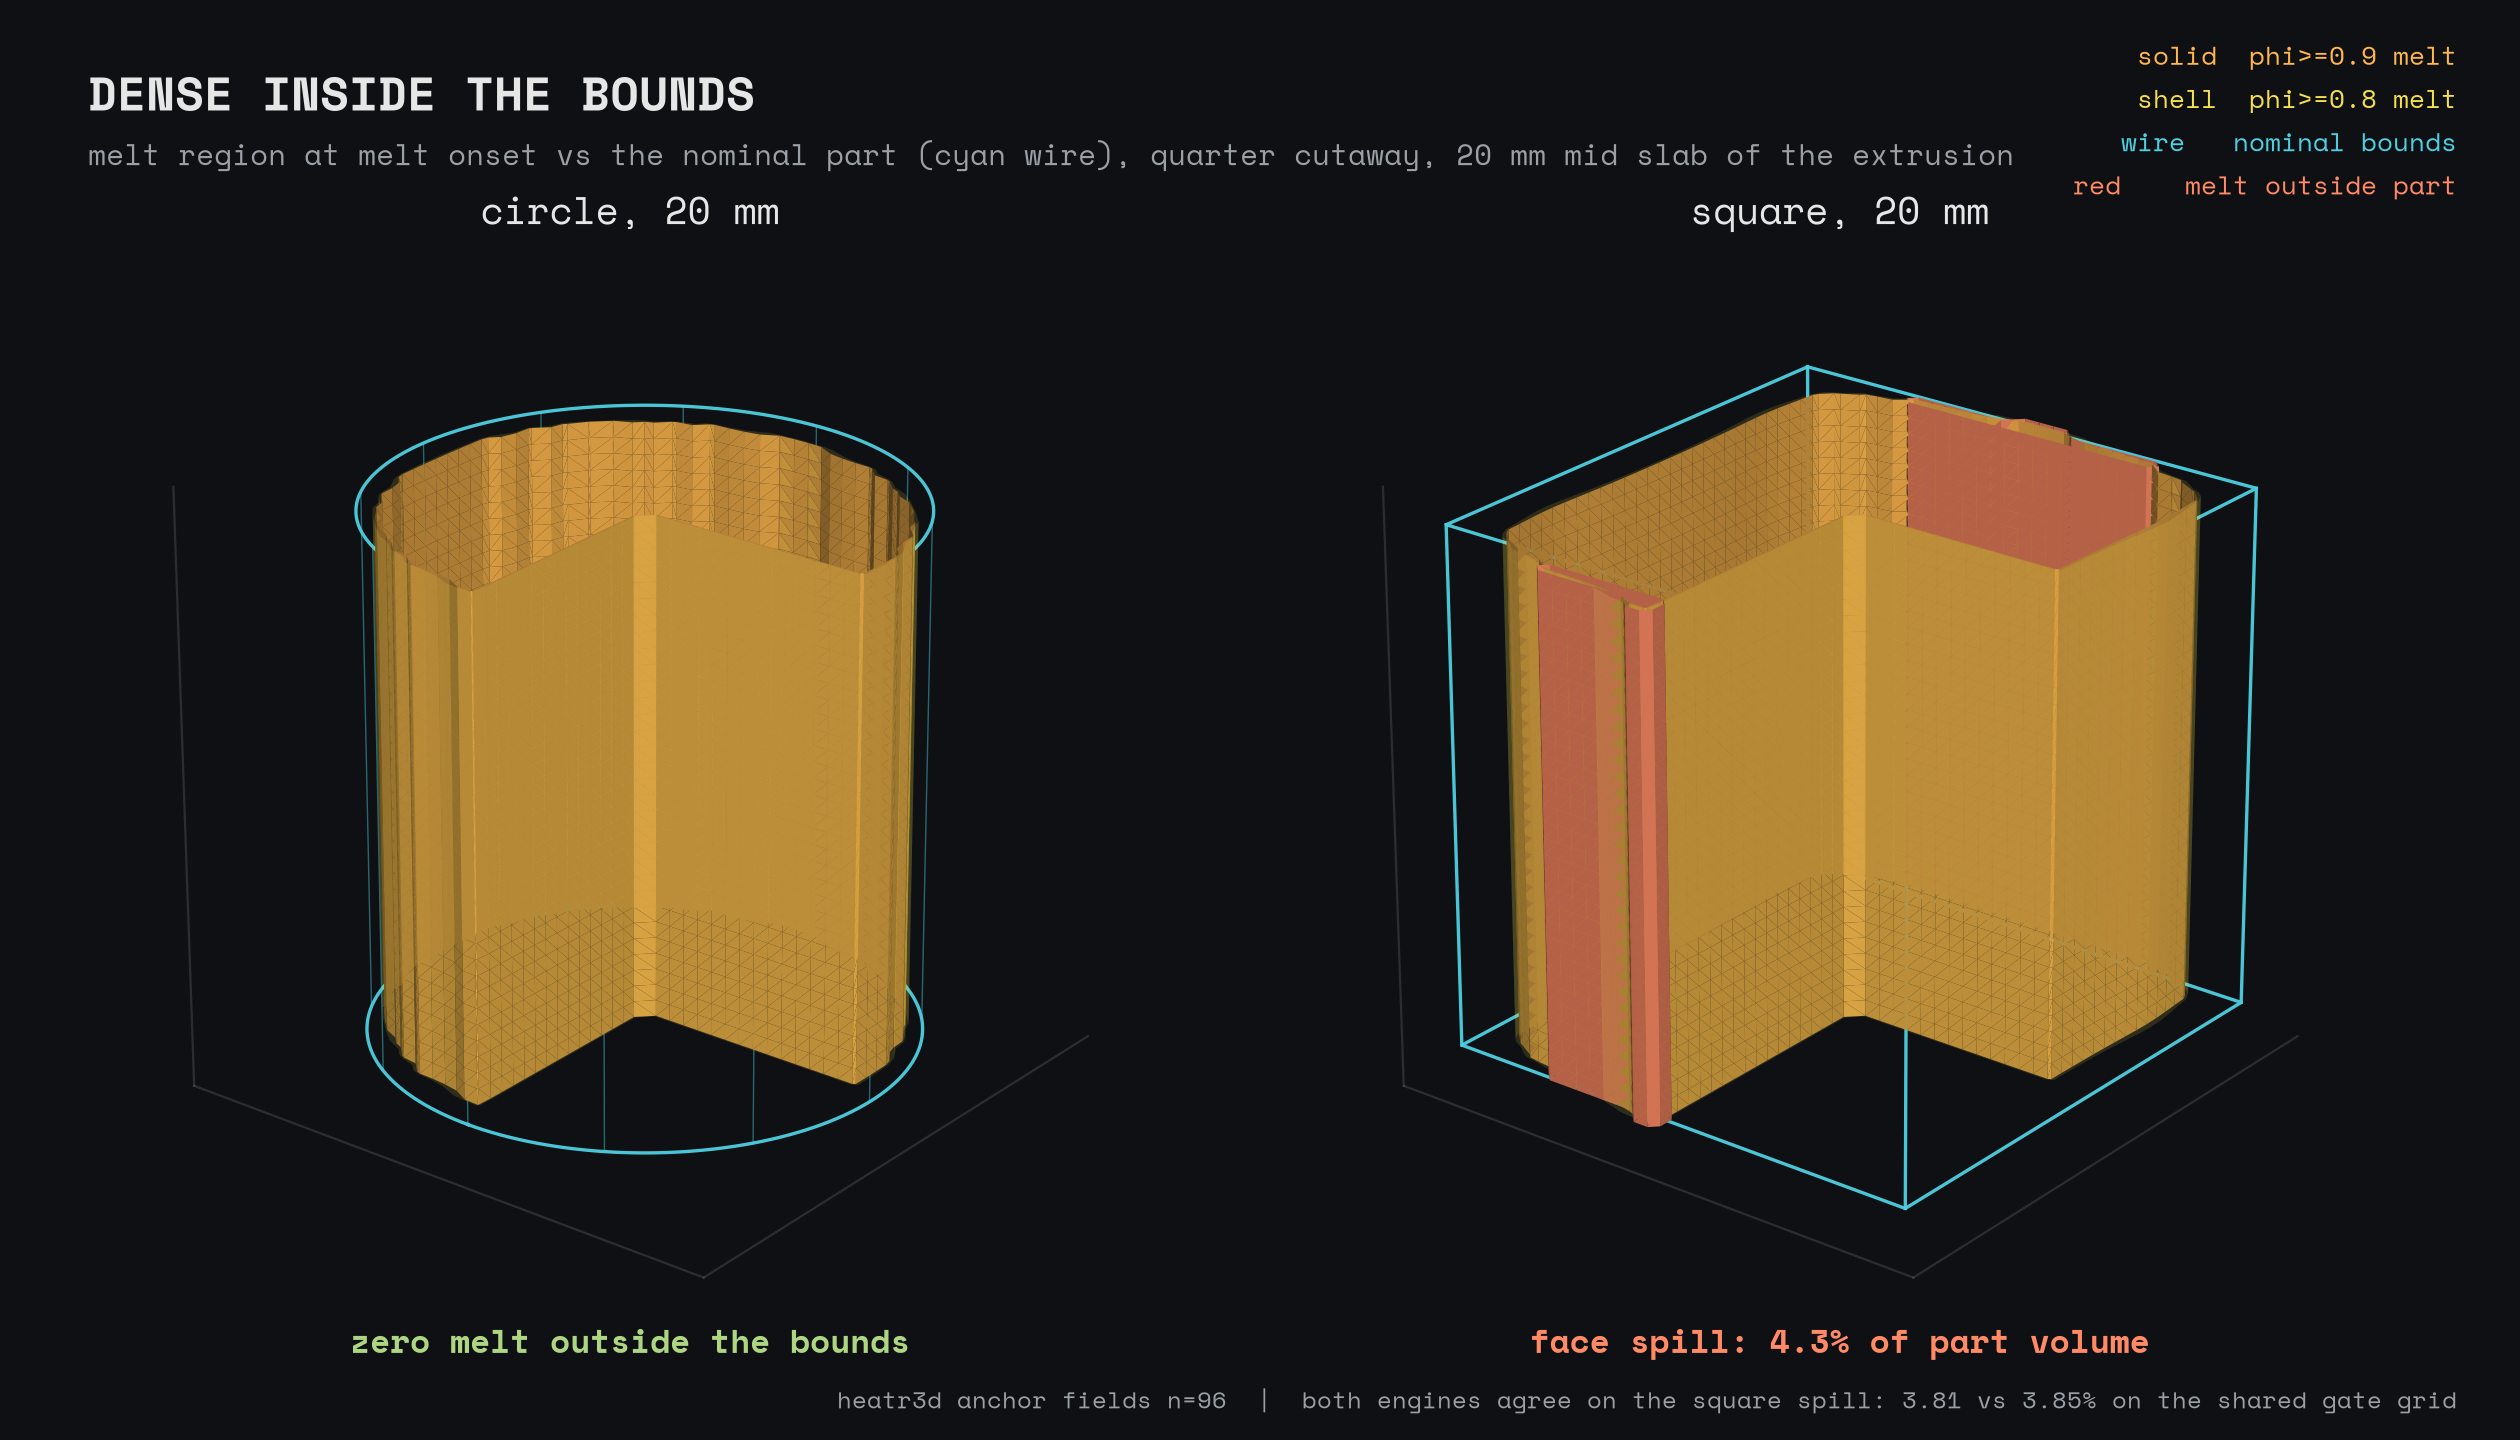

Source code (Python):
"""Figure 1: Dense inside the bounds.

3-D quarter-cutaway isosurfaces of the melt region at melt onset (phi >= 0.9
solid, phi >= 0.8 translucent shell) versus the nominal part wireframe, from
the committed Phase A heatr3d anchor fields. Circle: zero voxels melt outside
the part. Square: the known ~4 percent spill, drawn in the warning color. The anchors are full-height extrusions; a 20 mm mid slab is shown so
the geometry reads as an object (the melt-onset field is z-invariant, spread
across z planes 0.09 to 0.13 C, PHASE_A_REPORT C3).

Note (measured, not assumed): the square's out-of-part melt is NOT at the
corners. On this anchor grid it is a 1-2 voxel skin just outside the two
x-normal faces (x = +-10.3 to +-10.9 mm, |y| < 5.4 mm). The figure and its
caption say "face spill" for that reason.

Data: solve3d/results/anchor_heatr3d_circle_n96.npz and
      solve3d/results/anchor_heatr3d_square_n96.npz (T_phi90, part, x, y, z).
Rendering only; no physics is run.
"""
from __future__ import annotations

import numpy as np
from skimage import measure
from mpl_toolkits.mplot3d.art3d import Poly3DCollection
import matplotlib.pyplot as plt

import style3d as st

MM = 1000.0
Z_HALF = 0.010          # mid-slab half height shown [m]


def load_anchor(name: str):
    z = np.load(st.REPO / "solve3d" / "results" / name)
    return (np.asarray(z["x"]), np.asarray(z["y"]), np.asarray(z["z"]),
            np.asarray(z["T_phi90"]), np.asarray(z["part"]))


def slab(phi: np.ndarray, zax: np.ndarray):
    keep = np.abs(zax) <= Z_HALF + 1e-12
    return phi[:, :, keep], zax[keep]


def quarter_cut(phi: np.ndarray, xax: np.ndarray, yax: np.ndarray) -> np.ndarray:
    """Zero the x>0 & y>0 wedge so marching cubes closes flat cut faces."""
    out = phi.copy()
    wedge = (xax[:, None] > 0) & (yax[None, :] > 0)
    out[wedge, :] = 0.0
    return out


def iso_mesh(phi_cut, x, y, z, level, color, alpha, shade=True):
    """Marching-cubes triangles + per-face RGBA for one isosurface."""
    h = float(x[1] - x[0])
    verts, faces, _, _ = measure.marching_cubes(phi_cut, level=level,
                                                spacing=(h, h, h))
    verts = (verts + np.array([x[0], y[0], z[0]])) * MM
    if shade:
        fc = st.shade_faces(verts, faces, color, light=(0.55, 0.5, 0.68))
        rgba = np.concatenate([fc, np.full((len(faces), 1), alpha)], axis=1)
    else:
        rgb = np.array(plt.matplotlib.colors.to_rgb(color))
        rgba = np.concatenate([np.tile(rgb, (len(faces), 1)),
                               np.full((len(faces), 1), alpha)], axis=1)
    return verts[faces], rgba


def square_wire(ax, half, z0, z1):
    c = st.ACCENT
    for sx in (-1, 1):
        for sy in (-1, 1):
            ax.plot([sx * half] * 2, [sy * half] * 2, [z0, z1],
                    color=c, lw=1.2, alpha=0.95)
    for zz in (z0, z1):
        xs = [-half, half, half, -half, -half]
        ys = [-half, -half, half, half, -half]
        ax.plot(xs, ys, [zz] * 5, color=c, lw=1.2, alpha=0.95)


def circle_wire(ax, r, z0, z1):
    c = st.ACCENT
    t = np.linspace(0, 2 * np.pi, 181)
    for zz in (z0, z1):
        ax.plot(r * np.cos(t), r * np.sin(t), [zz] * t.size,
                color=c, lw=1.2, alpha=0.95)
    for ang in np.linspace(0, 2 * np.pi, 13)[:-1]:
        ax.plot([r * np.cos(ang)] * 2, [r * np.sin(ang)] * 2,
                [z0, z1], color=c, lw=0.5, alpha=0.45)


def spill_mesh(phi, part, x, y, z):
    """Out-of-part melt rendered as a warm isosurface sheet (its real extent,
    a 1-2 voxel skin outside the x-normal faces; no exaggeration)."""
    m = ((phi >= 0.9) & (~part)).astype(float)
    n = int(m.sum())
    if not n:
        return None, None, 0
    wedge = (x[:, None] > 0) & (y[None, :] > 0)
    m[wedge, :] = 0.0                        # respect the quarter cutaway
    tri, rgba = iso_mesh(m, x, y, z, 0.5, st.WARM, 1.0)
    return tri, rgba, n


def panel(ax, name, shape, label, note, note_color):
    x, y, z, T, part = load_anchor(name)
    phi = st.phase_fraction_phi(T)
    phi_s, z_s = slab(phi, z)
    part_s, _ = slab(part.astype(float), z)
    phic = quarter_cut(phi_s, x, y)
    tris, rgbas = [], []
    for tri, rgba in (iso_mesh(phic, x, y, z_s, 0.9, st.MELT, 1.0),
                      iso_mesh(phic, x, y, z_s, 0.8, st.SHELL, 0.14,
                               shade=False)):
        tris.append(tri)
        rgbas.append(rgba)
    tri_sp, rgba_sp, n_spill = spill_mesh(phi_s, part_s > 0.5, x, y, z_s)
    if tri_sp is not None:
        tris.append(tri_sp)
        rgbas.append(rgba_sp)
    ax.add_collection3d(Poly3DCollection(np.concatenate(tris),
                                         facecolors=np.concatenate(rgbas),
                                         edgecolors="none"))
    z0, z1 = -Z_HALF * MM, Z_HALF * MM
    if shape == "square":
        square_wire(ax, 10.0, z0, z1)
    else:
        circle_wire(ax, 10.0, z0, z1)
    st.dark_3d_axes(ax)
    r = 11.5
    ax.set_xlim(-r, r)
    ax.set_ylim(-r, r)
    ax.set_zlim(-r, r)
    ax.set_box_aspect((1, 1, 1))
    ax.view_init(elev=24, azim=38)
    ax.set_title(label, fontsize=13.5, color=st.FG, pad=-10)
    ax.text2D(0.5, 0.015, note, transform=ax.transAxes, ha="center",
              va="top", fontsize=12, color=note_color, fontweight="bold")
    return n_spill


def main() -> None:
    fig = plt.figure(figsize=(12.6, 7.2), dpi=st.DPI)
    ax1 = fig.add_axes([0.00, 0.075, 0.50, 0.76], projection="3d")
    ax2 = fig.add_axes([0.48, 0.075, 0.50, 0.76], projection="3d")

    x, y, z, T, part = load_anchor("anchor_heatr3d_square_n96.npz")
    spill_frac = ((st.phase_fraction_phi(T) >= 0.9) & ~part).sum() / part.sum()

    n_c = panel(ax1, "anchor_heatr3d_circle_n96.npz", "circle", "circle, 20 mm",
                "zero melt outside the bounds", st.GOOD)
    n_s = panel(ax2, "anchor_heatr3d_square_n96.npz", "square", "square, 20 mm",
                f"face spill: {100*spill_frac:.1f}% of part volume", st.WARM)
    assert n_c == 0, "circle should have zero out-of-part melt voxels"
    assert n_s > 0, "square spill voxels expected"

    st.title_block(fig, "DENSE INSIDE THE BOUNDS",
                   "melt region at melt onset vs the nominal part (cyan wire), "
                   "quarter cutaway, 20 mm mid slab of the extrusion")
    fig.text(0.975, 0.022,
             "heatr3d anchor fields n=96  |  both engines agree on the square "
             "spill: 3.81 vs 3.85% on the shared gate grid",
             fontsize=8.5, color=st.DIM, ha="right")
    fig.text(0.975, 0.955, "solid  phi>=0.9 melt", fontsize=9.5, color=st.MELT, ha="right")
    fig.text(0.975, 0.925, "shell  phi>=0.8 melt", fontsize=9.5, color=st.SHELL, ha="right")
    fig.text(0.975, 0.895, "wire   nominal bounds", fontsize=9.5, color=st.ACCENT, ha="right")
    fig.text(0.975, 0.865, "red    melt outside part", fontsize=9.5, color=st.WARM, ha="right")

    out = st.OUT / "fig1_dense_inside_bounds.png"
    fig.savefig(out, dpi=st.DPI)
    print("wrote", out, "| circle spill voxels:", n_c,
          "| square spill voxels (slab):", n_s,
          "| square spill frac (full): %.4f" % spill_frac)


if __name__ == "__main__":
    main()
